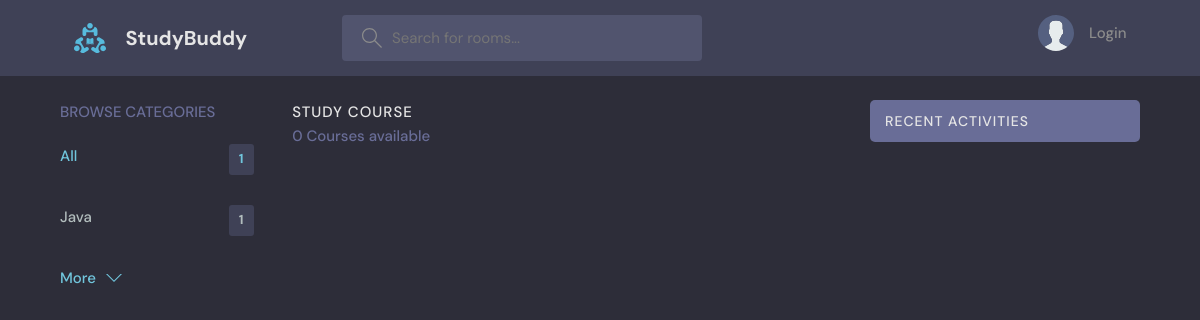
/?q=Python, run on an earlier commit of the app's database.
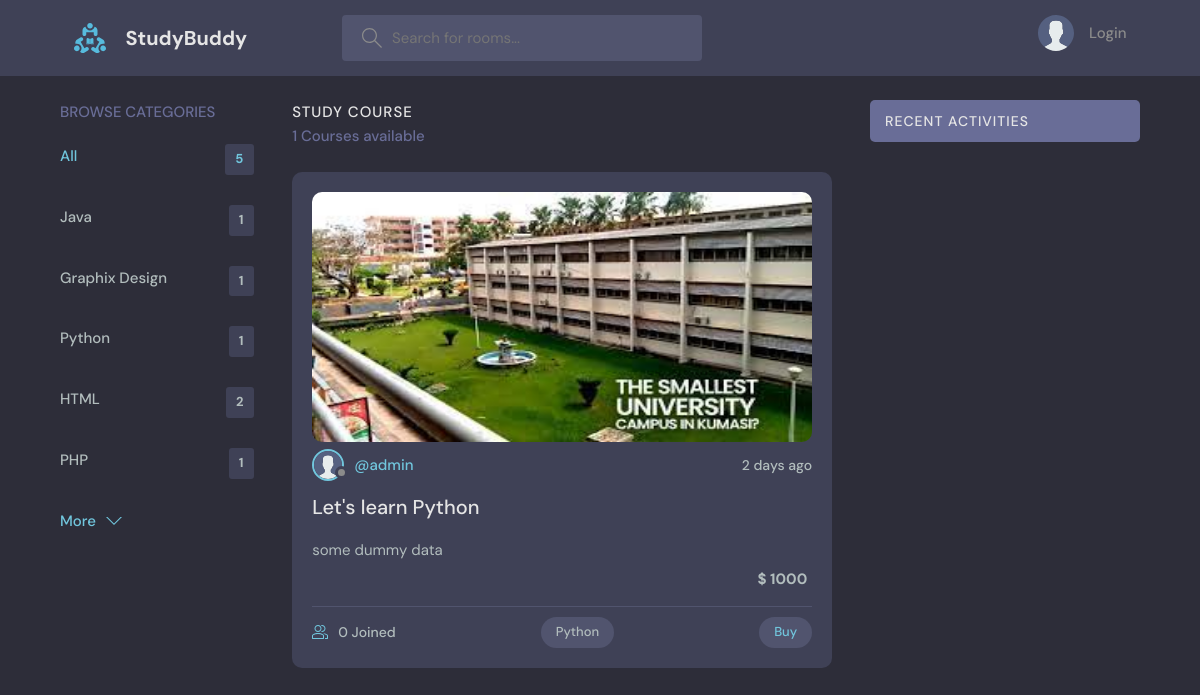
And on a later commit of the database.
### base/models.py (models this page shows, shortened)
class Topic(models.Model):
    name = models.CharField(max_length=200)

class Room(models.Model):
    host = models.ForeignKey(User, on_delete=models.SET_NULL, null=True)
    topic = models.ForeignKey(Topic, on_delete=models.SET_NULL, null=True)
    name = models.CharField(max_length=200)
    price = models.IntegerField(default=0)
    image = models.ImageField(null=True, default="avatar.svg", upload_to='images/')
    description = models.TextField(null=True, blank=True)
    participants =  models.ManyToManyField(User, related_name='participants', blank=True)
    updated = models.DateTimeField(auto_now=True)
    created = models.DateTimeField(auto_now_add=True)
    class Meta:
        ordering = ['-updated', '-created']

class User(AbstractUser):
    name = models.CharField(max_length=200, null=True)
    email = models.EmailField(unique= True, null=True)
    bio = models.TextField(null=True)
    avatar = models.ImageField(null=True, default="avatar.svg")
    USERNAME_FIELD = 'email'
    REQUIRED_FIELDS = ["username"]

### base/views.py (the view)
# urls.py: path('', view=views.home, name="home"),
def home(request):
    q = request.GET.get('q') if request.GET.get('q') != None else ''
    rooms = Room.objects.filter(
        Q(topic__name__icontains=q) |
        Q(name__contains=q) |
        Q(description__contains=q)
    )
    topics = Topic.objects.all()[0:5]
    room_count = rooms.count()
    room_messages = Message.objects.filter(Q(room__topic__name__icontains=q))
    context = {'rooms': rooms, "topics": topics, "room_count": room_count, 'room_messages': room_messages}
    return render(request=request, template_name='base/home.html', context=context)

### base/templates/base/home.html (shortened to what this page needs)
{% extends 'main.html' %}
{% load static %}
{% block content%}
  <main class="layout layout--3">
    <div class="container">
      {% include 'base/topics_component.html' %}
      <div class="roomList">
        <div class="roomList__header">
          <div>
            <h2>Study Course</h2>
            <p>{{rooms.count}} Courses available</p>
          </div>
        </div>
        {% include 'base/feed_component.html' %}
      </div>
      {% include 'base/activity_component.html' %}
    </div>
  </main>
{% endblock content %}

### base/templates/base/topics_component.html
      <div class="topics">
        <div class="topics__header">
          <h2>Browse Categories</h2>
        </div>
        <ul class="topics__list">
          <li>
            <a href="{% url 'home' %}" class="active">All <span>{{topics.count}}</span></a>
          </li>
          {% for topic in topics %}
            <li>
                <a href="{% url 'home'%}?q={{topic.name}}">{{topic.name}} <span>{{topic.room_set.all.count}}</span></a>
            </li>
          {% endfor %}
        </ul>
        <a class="btn btn--link" href="{% url 'topic' %}">
          More
          <svg version="1.1" xmlns="http://www.w3.org/2000/svg" width="32" height="32" viewBox="0 0 32 32">
            <title>chevron-down</title>
            <path d="M16 21l-13-13h-3l16 16 16-16h-3l-13 13z"></path>
          </svg>
        </a>
      </div>

### base/templates/base/feed_component.html (shortened to what this page needs)
{% for room in rooms %}
    <div class="roomListRoom">
        <img src="{{room.image.url}}" style="height:250px; border-radius:10px;" />
    <div class="roomListRoom__header">
        <a href="{% url 'profile' room.host.id %}" class="roomListRoom__author">
        <div class="avatar avatar--small">
            <img src="{{room.host.avatar.url}}" />
        </div>
        <span>@{{room.host.username}}</span>
        </a>
        <div class="roomListRoom__actions">
        <span>{{room.created|timesince}} ago</span>
        </div>
    </div>
    <div class="roomListRoom__content">
        <a href="{% url 'room' room.id %}">{{room.name}}</a>
        <p>
            {{ room.description }}
        </p>
        <p style="text-align:right; font-weight:bold; padding:5px; background:">$ {{room.price}}</p>
    </div>
    <div class="roomListRoom__meta">
        <a href="{% url 'room' room.id%}" class="roomListRoom__joined">
        {{room.participants.count}} Joined
        </a>
        <p class="roomListRoom__topic">{{room.topic.name}}</p>
        <a href="" class="roomListRoom__topic">Buy</a>
    </div>
    </div>
{% endfor %}

What changed in the data, as far as the page shows it:
added Topic: name "Graphix Design", room_set.all.count "1"
added Topic: name "Python", room_set.all.count "1"
added Topic: name "HTML", room_set.all.count "2"
added Topic: name "PHP", room_set.all.count "1"
added Room: image (picture), host.avatar (placeholder picture), host.username "admin", created "2 days", name "Let's learn Python", description "some dummy data", price "1000", participants.count "0", topic.name "Python"
Also different on the page:
{{ topics.count }}: "1" → "5"
{{ rooms.count }}: "0" → "1"
